Frame 1 (no input): blank canvas, image omitted
Frame 60 (the mouse pressed at the canvas centre just before this capture): blank canvas, image omitted
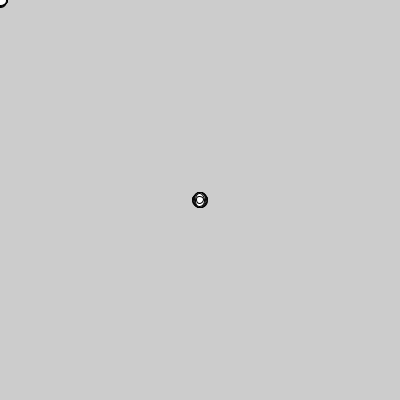
Frame 120 (the mouse held since frame 60 and released just before this capture)

The Processing sketch whose frames 1 and 60 were blank and that drew this single picture after the mouse press (run headless with seeded random() and noise(); from frame 60 on, the mouse is pressed at the canvas centre):

// Processing sketch: processing_70769
// ── processing_70769.pde

void setup(){
  size(400,400);
}

void draw(){

  ellipse(mouseX,mouseY,5+random(10),5+random(10));

}
